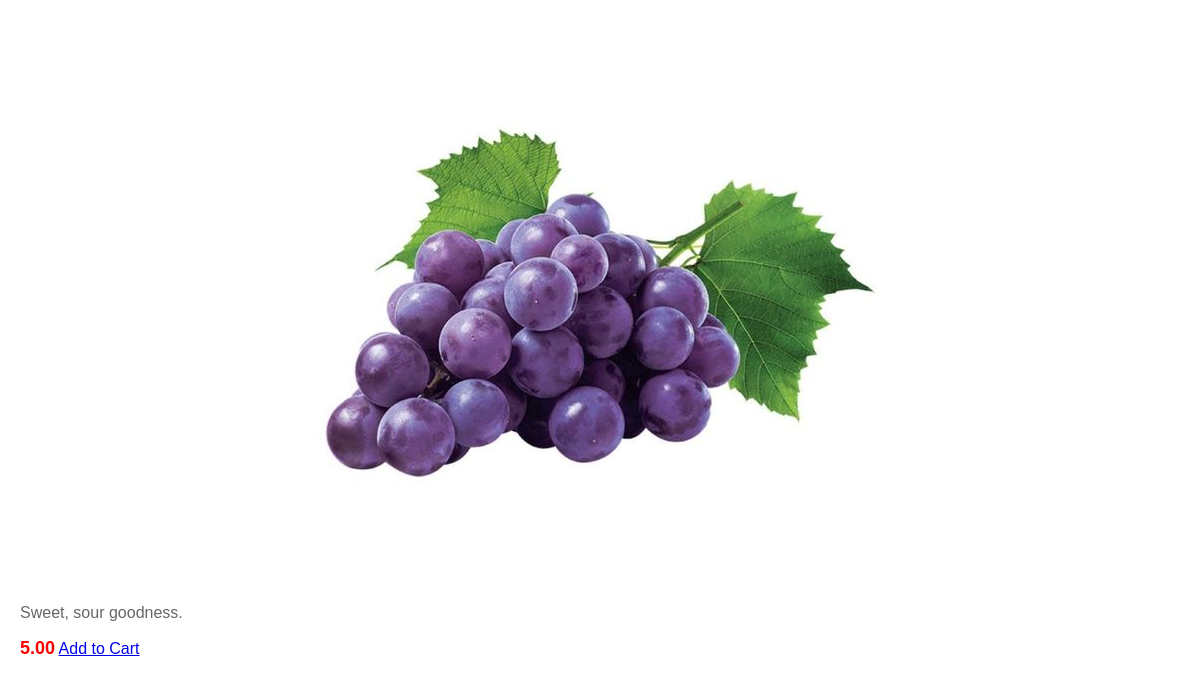
Screenshot of /inventory/products/6/ with the database file from the repository.
### inventory/models.py (models this page shows)
class Product(models.Model):
    class Meta:
        verbose_name_plural = "inventories"
    vendor = models.ForeignKey(Vendor, null=True, on_delete=models.CASCADE)
    name = models.CharField(max_length=32)
    price = models.DecimalField(max_digits=8,decimal_places=2)
    description = models.TextField()
    image = models.ImageField()
    date_created = models.DateTimeField(auto_now_add=True)
    date_updated = models.DateTimeField(auto_now=True)
    stock = models.PositiveIntegerField()

### inventory/views.py (the view)
# urls.py: path("products/<int:id>/",product_detail,
def product_detail(request,id):
    product= Product.objects.get(id=id)
    return render(request,"inventory/product_detail.html",{"product":product})

### templates/inventory/product_detail.html (shortened to what this page needs)
<!DOCTYPE html>
<html lang="en">
<head>
</head>
<body>
    <img src="{{product.image.url}}"/>
    <p>{{product.description}}</p>
    <span>{{product.price}}</span>
    <a href="{% url 'add_to_cart' product.id %}">Add to Cart</a>
</body>
</html>

### templates/inventory/product_detail.html (style rules this page uses)
body { font-family: Arial, sans-serif; margin: 20px; }
img { max-width: 100%; height: auto; display: block; margin: 0 auto 20px; }
p { color: #666; }
span { color: #f00; font-size: 18px; font-weight: bold; }

### rows the page displays
Product: image (picture), description "Sweet, sour goodness.", price "5.00"
